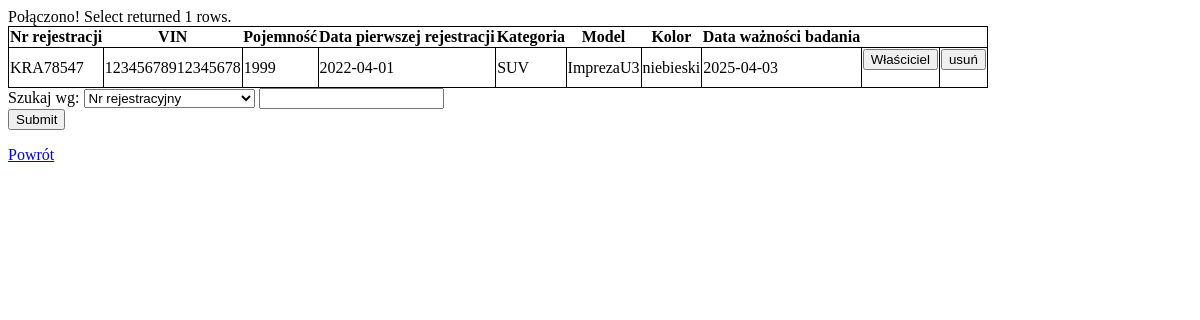
Before: /dane/samochod.php with the older database file.
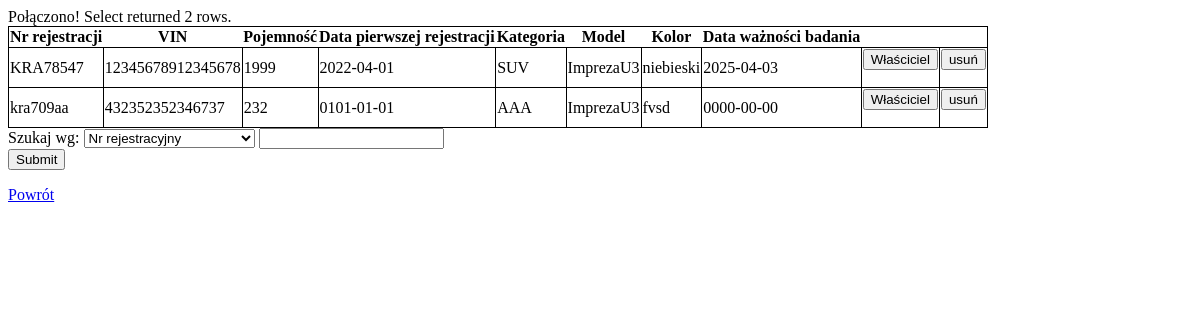
After: the same page with the newer database file.
### tables this page shows
CREATE TABLE `samochod` (
  `nr_rejestracyjny` varchar(8) NOT NULL,
  `VIN` varchar(17) NOT NULL,
  `pojemnosc` float NOT NULL,
  `data_pierwszej_rejestracji` date NOT NULL,
  `kategoria` varchar(45) NOT NULL,
  `model` varchar(45) NOT NULL,
  `kolor` varchar(45) NOT NULL,
  `data_waznosci_badania` date NOT NULL
);

### dane/samochod.php (the view, shortened to what this page needs)
<html>
<head>
<link rel="stylesheet" href="../style.css" type="text/css" />
</head>
<body>
<?php
require 'conn.php';
if(!empty($_POST["pola_szukaj"])){
	$pola_szuk = ($_POST["pola_szukaj"]);
	$lista_szuk = ($_POST["typ_szukania"]);
	$result = $mysqli->query("SELECT * FROM samochod WHERE $lista_szuk LIKE '$pola_szuk%' ORDER BY $lista_szuk ASC");
}else{
$result = $mysqli->query("call selectSamochod");
}
printf("Select returned %d rows.\n", $result->num_rows, '\n');
?>
<table>
   <tr>
     <th>Nr rejestracji</th>
     <th>VIN</th>
     <th>Pojemność</th>
     <th>Data pierwszej rejestracji</th>
     <th>Kategoria</th>
     <th>Model</th>
     <th>Kolor</th>
     <th>Data ważności badania</th>
   </tr>
   <?php while ($row = $result->fetch_assoc()) { ?>
   <tr>
     <td><?php echo $row["nr_rejestracyjny"]; ?></td>
     <td><?php echo $row["VIN"]; ?></td>
     <td><?php echo $row["pojemnosc"];?></td>
     <td><?php echo $row["data_pierwszej_rejestracji"];?></td>
     <td><?php echo $row["kategoria"];?></td>
     <td><?php echo $row["model"];?></td>
     <td><?php echo $row["kolor"];?></td>
     <td><?php echo $row["data_waznosci_badania"];?></td>
     <td>
    <form name="rej" action="wlascicieleByRej.php" method="GET">
      <input type="submit" value="Właściciel">
      </form>
    </td>
	 <td>
		<form action="samochod.php" method="POST">
		<input type="submit" value="usuń">
		</form>
	 </td>
   </tr>
   <?php } ?>
</table>
<form action="samochod.php" method="post">
Szukaj wg:
<select name="typ_szukania">
<option value="nr_rejestracyjny">Nr rejestracyjny</option>
</select>
<input type="text" name="pola_szukaj"><br>
<input type="submit">
</form>
<a href="../">Powrót</a>
</body>
</html>

Changed rows visible on the page:
added samochod: nr_rejestracyjny "kra709aa", VIN "432352352346737", pojemnosc "232", data_pierwszej_rejestracji "0101-01-01", kategoria "AAA", model "ImprezaU3", kolor "fvsd", data_waznosci_badania "0000-00-00"
Other visible differences:
text no longer shown: "Select returned 1 rows."
text now shown: "Select returned 2 rows."
